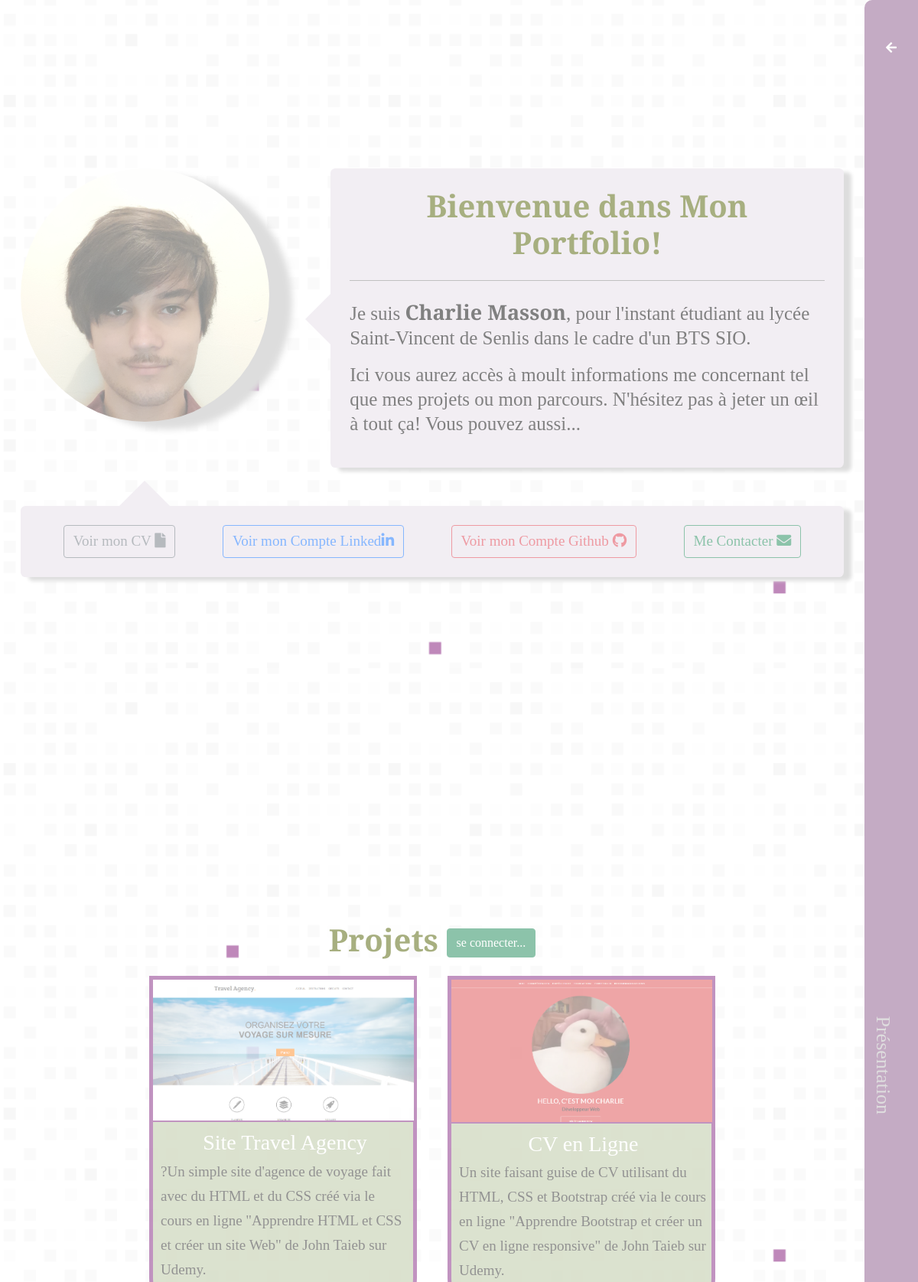
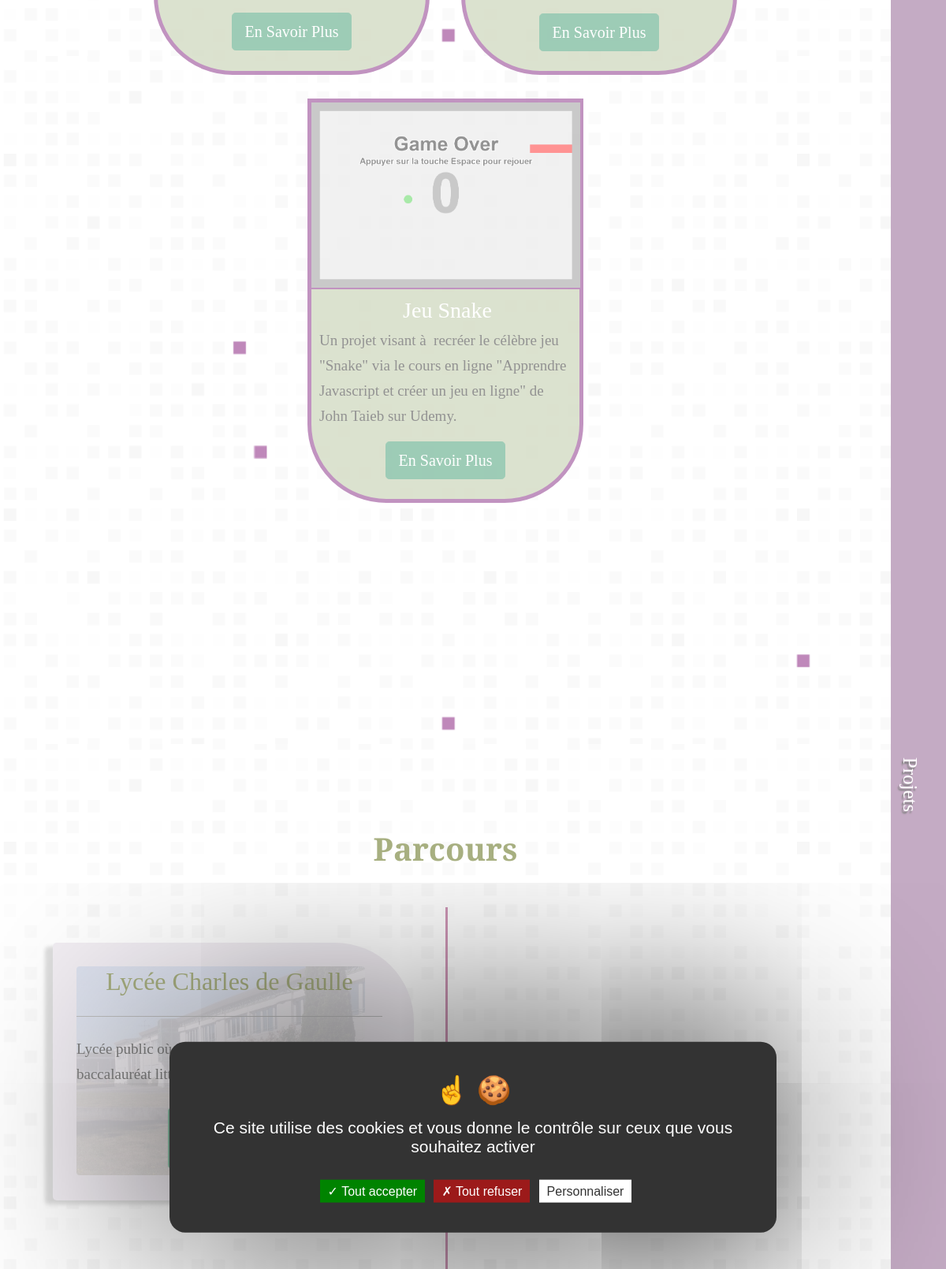
The page / (upper part) on the database its author committed (2 pictures, top to bottom).
### tables this page shows
CREATE TABLE `projets` (
  `id_projet` int(11) NOT NULL,
  `projetTitre` text NOT NULL,
  `projetVignette` text NOT NULL,
  `projetDescription` text NOT NULL,
  `projetBut` text NOT NULL,
  `projetResultat` text NOT NULL,
  `projetTechnos` text NOT NULL,
  `projetGalerieImg1` text NOT NULL,
  `projetGalerieDesc1` text NOT NULL,
  `projetGalerieImg2` text NOT NULL,
  `projetGalerieDesc2` text NOT NULL,
  `projetGalerieImg3` text NOT NULL,
  `projetGalerieDesc3` text NOT NULL,
  `projetTelechargement` text NOT NULL
);

### index.php (the view, shortened to what this page needs)
<?php
require "php/server.php";
?>
<!DOCTYPE html>
<html lang="fr">
  <head>
    <link
      href="https://cdn.jsdelivr.net/npm/bootstrap@5.1.3/dist/css/bootstrap.min.css"
      rel="stylesheet"
    />
    <link
      rel="stylesheet"
      href="https://use.fontawesome.com/releases/v5.3.1/css/all.css"
    />
    <link rel="stylesheet" href="main.css" />
  </head>
  <body data-spy="scroll" data-offset="0">
  <?php require "menu_footer/menu.php" ?>
    <div class="marginRight">
      <section id="Introduction">
        <div class="container">
          <div class="flexBoxIntro">
            <div class="imageIntro">
              <img src="images/moi.jpg" class="img-fluid rounded-circle" />
            </div>
            <div class="textIntro">
              <h1>Bienvenue dans Mon Portfolio!</h1>
              <div class="greyDivider"></div>
              <p>
                Je suis <span class="importantText">Charlie Masson</span>, pour
                l'instant étudiant au lycée Saint-Vincent de Senlis dans le
                cadre d'un BTS SIO.
              </p>
              <p>
                Ici vous aurez accès à moult informations me concernant tel que
                mes projets ou mon parcours. N'hésitez pas à jeter un œil à tout
                ça! Vous pouvez aussi...
              </p>
            </div>
          </div>
          <div class="flexBoxOtherInfo">
            <a
              class="btn btn-outline-secondary lesserText"
              href="docs/cv.pdf"
              target="_blank"
              >Voir mon CV <i class="fas fa-file"></i
            ></a>
            <a
              class="btn btn-outline-primary lesserText"
              href="https://www.linkedin.com/in/charlie-masson-985b111a2"
              target="_blank"
            >
              Voir mon Compte Linked<i class="fab fa-linkedin-in"></i>
            </a>
            <a
              class="btn btn-outline-danger lesserText"
              href="https://github.com/CharlieMasson"
              target="_blank"
            >
              Voir mon Compte Github <i class="fab fa-github"></i>
            </a>
            <button
              type="button"
              class="btn btn-outline-success lesserText"
              data-toggle="modal"
              data-target="#modalContact"
            >
              Me Contacter <i class="fas fa-envelope"></i>
            </button>
          </div>
        </div>
      </section>
      <section id="Projets">
        <div class="container-fluid">
          <h1>Projets <a class="btn btn-success" href="admin/index.php">se connecter...</a></h1>
          <div class="flexBoxProjets">
          <?php
            $statement = $pdo->query('SELECT projets.id_projet, projets.projetTitre, projets.projetVignette, projets.projetDescription
            from projets');
            while($projets = $statement->fetch())
            {
              echo '<div class="elementProjet">';
                echo '<div class="imageElementProjet">';
                  echo '<img src="images/'. $projets['projetVignette'] . '"';
                echo '</div>';
                echo '<div class="textElementProjet">';
                  echo '<h3>' . $projets['projetTitre']. '</h3>';
                  echo '<p class="lesserText">' . $projets['projetDescription'] . '</p>';
                echo '</div>';
                echo '<div class="btnElementProjet">';
                  echo '<a class="btn btn-success btn-lg" href="projets/projet.php?id='.$projets["id_projet"]. '"> En Savoir Plus </a>';
                echo '</div>';
              echo '</div>';
              echo '</div>';
            }
            ?>
        </div>
      </section>
      <section id="Parcours">
        <div class="container">
          <h1>Parcours</h1>
          <div class="timeline">
            <div class="box left">
              <div class="date">2016-2019</div>
              <div class="content">
                <div class="textContent">
                  <h2>Lycée Charles de Gaulle</h2>
                  <div class="greyDivider"></div>
                  <p class="lesserText">
                    Lycée public où j'ai pu décrocher mon baccalauréat
                    littéraire mention assez bien.
                  </p>
                  <a
                    class="btn btn-success btn-lg"
                    href="https://charles-de-gaulle-compiegne.ac-amiens.fr/"
                    >Site de l'établissement</a
                  >
                </div>
              </div>
            </div>
            <div class="box right">
            </div>
          </div>
        </div>
      </section>
    </div>
  <?php require "menu_footer/footer.php"?>
  </body>
</html>

### menu_footer/menu.php (shortened to what this page needs)
<link rel="stylesheet" href="../main.css" />
<div id="sidenav">
      <ul class="nav">
        <li class="navArrow">
          <button class="openbtn" onclick="openNav()">
            <i class="fas fa-arrow-left"></i>
          </button>
        </li>
        <li class="nav-item">
          <a class="nav-link" href="#Introduction"> Présentation</a>
        </li>
        <li class="nav-item">
          <a class="nav-link" href="#Projets"> Projets </a>
        </li>
      </ul>
    </div>

### menu_footer/footer.php (shortened to what this page needs)
<link rel="stylesheet" href="../main.css" />

### main.css (style rules this page uses)
a { text-decoration: none; color: black; }
h1, h2 { color: #4f5e01; text-align: center; }
h3 { text-align: center; margin-bottom: 5px; }
h3, h5, h6 { color: #fff; }
h1 { font-weight: bold; }
img { max-width: 100%; height: auto; }
ul, ol { list-style: none; }
p { font-size: 25px; line-height: 32px; color: black; }
.container { max-width: 1100px; }
body { font-family: "Playfair Display", serif; margin: 0; background: url("images/carré.svg"); background-size: 97%; background-attachment: fixed; }
.marginRight { margin-right: 70px; }
.importantText { font-size: 27px; font-weight: bold; }
.lesserText { font-size: 19px; }
.greyDivider { border-top: 1px grey solid; margin: 25px auto 25px auto; }
#sidenav { height: 100%; width: 70px; position: fixed; z-index: 99; top: 0; right: 0; background-color: #8a5689; overflow-x: hidden; padding-top: 50px; transition: 0.5s; border-bottom-left-radius: 10px; border-top-left-radius: 10px; }
#sidenav ul { height: 85%; display: flex; justify-content: space-between; flex-direction: column; flex-wrap: nowrap; }
#sidenav ul li a { padding-top: 30px; text-decoration: none; font-size: 25px; color: #fff; display: block; transform: rotate(90deg); transition: 0.3s; font-size: 25px; text-shadow: 3px 2px 2px black; }
#sidenav ul li button { border: none; background-color: inherit; color: #fff; margin-left: 20px; width: 30px; }
.openbtn, .closebtn { cursor: pointer; }
.active { color: #bebbbe !important; text-shadow: none !important; font-size: 26px !important; }
#Introduction { padding-top: 220px; }
.flexBoxIntro { display: flex; flex-direction: row; }
.imageIntro { padding-right: 80px; }
.imageIntro img { width: 800px; filter: drop-shadow(30px 10px 4px rgb(187, 187, 187)); }
.textIntro { position: relative; background: #e4dce7; border-radius: 0.4em; padding: 25px 25px 25px 25px; box-shadow: 10px 5px 5px rgb(187, 187, 187); }
.textIntro:after { content: ""; position: absolute; left: 0; top: 50%; width: 0; height: 0; border: 34px solid transparent; border-right-color: #e4dce7; border-left: 0; margin-top: -33px; margin-left: -33px; }
.flexBoxOtherInfo { position: relative; background: #e4dce7; border-radius: 0.4em; padding: 25px 25px 25px 25px; box-shadow: 10px 5px 5px rgb(187, 187, 187); margin-top: 50px; display: flex; flex-direction: row; justify-content: space-around; flex-wrap: wrap; }
.flexBoxOtherInfo:after { content: ""; position: absolute; top: 0; left: 15%; width: 0; height: 0; border: 34px solid transparent; border-bottom-color: #e4dce7; border-top: 0; margin-left: -33px; margin-top: -33px; }
#Projets { padding-top: 300px; margin-top: 100px; }
#Projets h1 { padding-top: 50px; }
.flexBoxProjets { display: flex; flex-wrap: wrap; flex-direction: row; justify-content: center; }
.elementProjet { width: 350px; margin: 15px 20px 15px 20px; background-color: #abba8d; border-bottom-left-radius: 100px; border-bottom-right-radius: 100px; border: 5px solid #6d016c; opacity: 0.85; }
.textElementProjet { margin: 10px 5px 10px 10px; max-width: 340px; word-wrap: break-word; }
.imageElementProjet img { max-width: 341px; border-bottom: 2px solid #6d016c; }
.btnElementProjet { display: flex; justify-content: center; margin-bottom: 25px; }
#Parcours { padding-top: 300px; margin-top: 100px; }
#Parcours h1 { margin-bottom: 50px; }
.timeline { position: relative; }
.timeline::after { content: ""; position: absolute; width: 3px; background: #9c2d6c; top: 0; bottom: 0; left: 50%; }
.box { padding: 45px 40px; position: relative; background: inherit; width: 50%; }
.box.left { left: 0; }
.box.right { left: 50%; }
.box:after { content: ""; position: absolute; width: 18px; height: 18px; top: 47.5%; right: -10.5px; background: #9c2d6c; border: 2px solid #e4dce7; border-radius: 16px; }
.box.right:after { left: -8.5px; top: 48.5%; }
.box::before { content: ""; position: absolute; width: 50px; height: 2px; top: 50%; right: 8px; background: #e4dce7; }
.box.right::before { left: 8px; }
.box .date { position: absolute; top: 50%; font-weight: bold; color: #4f5e01; text-transform: uppercase; z-index: 1; }
.box.left .date { right: -90px; }
.content { padding: 30px 40px 30px 30px; background: #e4dce7; position: relative; border-radius: 5px 100px 100px 5px; box-shadow: -10px 5px 5px rgb(187, 187, 187); }
.textContent { position: relative; z-index: 2; }
.content a { margin: 10px 20% 10px 30%; }

### rows shown on the page
projets: projetVignette (picture), projetTitre "Site Travel Agency", projetDescription "?Un simple site d'agence de voyage fait avec du HTML et du CSS créé via le cours en ligne \"Apprendre HTML et CSS et créer un site Web\" de John Taieb sur Udemy."
projets: projetVignette (picture), projetTitre "CV en Ligne", projetDescription "Un site faisant guise de CV utilisant du HTML, CSS et Bootstrap créé via le cours en ligne \"Apprendre Bootstrap et créer un CV en ligne responsive\" de John Taieb sur Udemy."
projets: projetVignette (picture), projetTitre "Jeu Snake", projetDescription "Un projet visant à recréer le célèbre jeu \"Snake\" via le cours en ligne \"Apprendre Javascript et créer un jeu en ligne\" de John Taieb sur Udemy."
